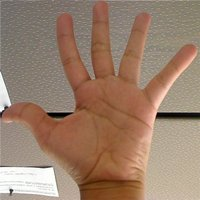
//> input picture data/Histogram_Comparison_Source_0.jpg, 200 x 200 px
$ ./main   (built with g++ and OpenCV 4)
//> lines starting //> are read from the running program, lines starting //| are printed output that depends on the picture
/**
 * @file main.cpp
 * @brief Histogram comparison demonstration using OpenCV
 * @author José Miguel Guerrero Hernández
 *
 * This example demonstrates histogram comparison methods:
 * - Correlation: measures linear correlation (1 = perfect match)
 * - Chi-Square: measures statistical difference (0 = identical)
 * - Intersection: measures overlap (higher = more similar)
 * - Bhattacharyya: measures distribution distance (0 = identical)
 *
 * @see https://docs.opencv.org/3.4/d8/dc8/tutorial_histogram_comparison.html
 */

#include <cstdlib>
#include <opencv2/imgcodecs.hpp>
#include <opencv2/highgui.hpp>
#include <opencv2/imgproc.hpp>
#include <iostream>
#include <iomanip>
#include <vector>
#include <array>
#include <string>

// Histogram configuration for HS (Hue-Saturation) comparison
namespace Config
{
// 2D Histogram (Hue x Saturation)
constexpr int H_BINS = 50;                // Number of Hue bins
constexpr int S_BINS = 60;                // Number of Saturation bins
constexpr float H_MIN = 0.0f;             // Hue minimum (OpenCV range: 0-179)
constexpr float H_MAX = 180.0f;           // Hue maximum
constexpr float S_MIN = 0.0f;             // Saturation minimum
constexpr float S_MAX = 256.0f;           // Saturation maximum
constexpr int HS_CHANNELS[] = {0, 1};     // H and S channels

// 1D Histogram for visualization
constexpr int HIST_1D_SIZE = 256;
constexpr int HIST_WIDTH = 256;
constexpr int HIST_HEIGHT = 200;
constexpr int HIST_TEXT_PADDING = 30;

// Hue histogram specific
constexpr int HUE_BINS = 180;             // Hue range in OpenCV (0-179)
constexpr int HUE_SATURATION = 255;       // Full saturation for color display
constexpr int HUE_VALUE = 255;            // Full value for color display
}

// Comparison methods paired with their display names. Using the named
// cv::HISTCMP_* constants (instead of looping over raw indices 0..3) makes
// the code robust to any change in the numeric values of the enum.
struct ComparisonMethod
{
  int id;             // cv::HISTCMP_* constant passed to compareHist()
  const char * name;  // Human-readable label for the results table
};

const std::array<ComparisonMethod, 4> COMPARISON_METHODS = {{
  {cv::HISTCMP_CORREL, "Correlation"},
  {cv::HISTCMP_CHISQR, "Chi-Square"},
  {cv::HISTCMP_INTERSECT, "Intersection"},
  {cv::HISTCMP_BHATTACHARYYA, "Bhattacharyya"}
}};

/**
 * @brief Calculate normalized HS histogram from BGR image
 * @param bgr_image Input BGR image
 * @return Normalized 2D histogram (Hue x Saturation)
 */
cv::Mat calculateHSHistogram(const cv::Mat & bgr_image)
{
  cv::Mat hsv, hist;
  cv::cvtColor(bgr_image, hsv, cv::COLOR_BGR2HSV);

  // Define histogram parameters
  const int hist_size[] = {Config::H_BINS, Config::S_BINS};
  const float h_range[] = {Config::H_MIN, Config::H_MAX};
  const float s_range[] = {Config::S_MIN, Config::S_MAX};
  const float * ranges[] = {h_range, s_range};

  // cv::calcHist(images, nimages, channels, mask, hist, dims, histSize, ranges, uniform, accumulate)
  //   dims = 2: 2D histogram (Hue x Saturation = 50x60 = 3000 bins)
  //   A 2D histogram captures the relationship between H and S,
  //   providing a better "color signature" than 1D histograms
  cv::calcHist(&hsv, 1, Config::HS_CHANNELS, cv::Mat(), hist, 2, hist_size, ranges, true, false);
  cv::normalize(hist, hist, 0, 1, cv::NORM_MINMAX);
  return hist;
}

/**
 * @brief Draw 1D Hue histogram visualization
 * @param bgr_image Input BGR image
 * @param title Label to show on the histogram
 * @return Histogram visualization image
 */
cv::Mat drawHueHistogram(const cv::Mat & bgr_image, const std::string & title)
{
  cv::Mat hsv;
  cv::cvtColor(bgr_image, hsv, cv::COLOR_BGR2HSV);

  // Calculate Hue histogram
  const float hue_range[] = {Config::H_MIN, Config::H_MAX};
  const float * hist_range = hue_range;
  const int channels[] = {0};  // Hue channel only

  cv::Mat hist;
  cv::calcHist(&hsv, 1, channels, cv::Mat(), hist, 1, &Config::HUE_BINS, &hist_range);
  cv::normalize(hist, hist, 0, Config::HIST_HEIGHT, cv::NORM_MINMAX);

  // Create colored histogram image
  const int img_height = Config::HIST_HEIGHT + Config::HIST_TEXT_PADDING;
  cv::Mat hist_image(img_height, Config::HIST_WIDTH, CV_8UC3, cv::Scalar(255, 255, 255));

  // Draw bars with Hue colors
  const int bin_width = Config::HIST_WIDTH / Config::HUE_BINS;

  for (int h = 0; h < Config::HUE_BINS; h++) {
    const int bar_height = cvRound(hist.at<float>(h));

    // Convert Hue to BGR color for visualization
    cv::Mat hsv_color(1, 1, CV_8UC3, cv::Scalar(h, Config::HUE_SATURATION, Config::HUE_VALUE));
    cv::Mat bgr_color;
    cv::cvtColor(hsv_color, bgr_color, cv::COLOR_HSV2BGR);
    const cv::Vec3b color = bgr_color.at<cv::Vec3b>(0, 0);

    cv::rectangle(hist_image,
                  cv::Point(h * bin_width, Config::HIST_HEIGHT - bar_height),
                  cv::Point((h + 1) * bin_width, Config::HIST_HEIGHT),
                  cv::Scalar(color[0], color[1], color[2]), cv::FILLED);
  }

  // Add title
  cv::putText(hist_image, title, cv::Point(5, Config::HIST_HEIGHT + 20),
              cv::FONT_HERSHEY_SIMPLEX, 0.5, cv::Scalar(0, 0, 0), 1);

  return hist_image;
}

/**
 * @brief Compare histogram against multiple reference histograms
 * @param hist Histogram to compare
 * @param references Vector of reference histograms
 * @param method Comparison method (cv::HISTCMP_*)
 * @return Vector of comparison scores
 */
std::vector<double> compareWithReferences(
  const cv::Mat & hist,
  const std::vector<cv::Mat> & references,
  int method)
{
  std::vector<double> scores;
  for (const cv::Mat & ref : references) {
    scores.push_back(cv::compareHist(hist, ref, method));
  }
  return scores;
}

int main(int argc, char ** argv)
{
  // Command-line arguments; --help prints the usage
  cv::CommandLineParser parser(argc, argv,
    "{help h | | Show this help message}"
    "{@data | ../../data/ | Directory with the images to compare}");
  if (parser.has("help")) {
    parser.printMessage();
    return EXIT_SUCCESS;
  }

  // Load test images
  const std::string base_path = parser.get<std::string>("@data");
  const cv::Mat img_base = cv::imread(
    cv::samples::findFile(base_path + "Histogram_Comparison_Source_0.jpg", false));
//> img_base is the input picture: 200 rows x 200 cols, CV_8UC3; mean B, G, R 107.8, 127.1, 154.3
  const cv::Mat img_test1 = cv::imread(
    cv::samples::findFile(base_path + "Histogram_Comparison_Source_1.jpg", false));
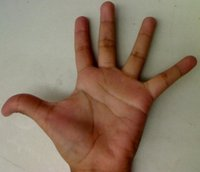
//> input picture data/Histogram_Comparison_Source_1.jpg, 200 x 172 px
//> img_test1 is the input picture: 172 rows x 200 cols, CV_8UC3; mean B, G, R 101.1, 120.5, 140.6
  const cv::Mat img_test2 = cv::imread(
    cv::samples::findFile(base_path + "Histogram_Comparison_Source_2.jpg", false));
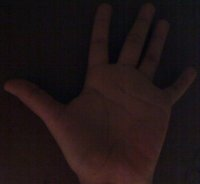
//> input picture data/Histogram_Comparison_Source_2.jpg, 200 x 184 px
//> img_test2 is the input picture: 184 rows x 200 cols, CV_8UC3; mean B, G, R 21.5, 21.1, 32.2

  if (img_base.empty() || img_test1.empty() || img_test2.empty()) {
    std::cerr << "Error: Could not load test images" << std::endl;
    std::cerr << "Expected files in: " << base_path << std::endl;
    return EXIT_FAILURE;
  }

  std::cout << "=== Histogram Comparison Demo ===" << std::endl;

  // Calculate histograms for comparison
  const cv::Mat hist_base = calculateHSHistogram(img_base);
//> in calculateHSHistogram, `cv::cvtColor(bgr_image, hsv, cv::COLOR_BGR2HSV);`: hsv: 200 rows x 200 cols, CV_8UC3; mean H, S, V 15.5, 80.3, 154.4
//> in calculateHSHistogram, `cv::normalize(hist, hist, 0, 1, cv::NORM_MINMAX);`: hist: 50 rows x 60 cols, CV_32FC1; min 0, max 1, mean 0.0063
  const cv::Mat hist_test1 = calculateHSHistogram(img_test1);
//> in calculateHSHistogram (call 2), `cv::cvtColor(bgr_image, hsv, cv::COLOR_BGR2HSV);`: hsv: 172 rows x 200 cols, CV_8UC3; mean H, S, V 22, 82.8, 141.4
//> in calculateHSHistogram (call 2), `cv::normalize(hist, hist, 0, 1, cv::NORM_MINMAX);`: hist: 50 rows x 60 cols, CV_32FC1; min 0, max 1, mean 0.00558
  const cv::Mat hist_test2 = calculateHSHistogram(img_test2);
//> in calculateHSHistogram (call 3), `cv::cvtColor(bgr_image, hsv, cv::COLOR_BGR2HSV);`: hsv: 184 rows x 200 cols, CV_8UC3; mean H, S, V 75.8, 89.4, 32.7

  // Create half-image histogram (lower half of base)
  const cv::Mat img_half = img_base(cv::Range(img_base.rows / 2, img_base.rows), cv::Range::all());
  const cv::Mat hist_half = calculateHSHistogram(img_half);
//> in calculateHSHistogram (call 4), `cv::cvtColor(bgr_image, hsv, cv::COLOR_BGR2HSV);`: hsv: 100 rows x 200 cols, CV_8UC3; mean H, S, V 16.3, 92.8, 165.4
//> in calculateHSHistogram (call 4), `cv::normalize(hist, hist, 0, 1, cv::NORM_MINMAX);`:
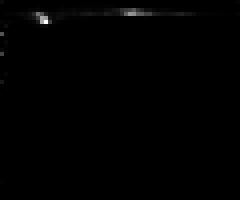
//> hist: 50 rows x 60 cols, CV_32FC1 (shown 4 times larger); min 0, max 1, mean 0.00488

  // Draw Hue histograms for visualization
  cv::Mat hist_viz_base = drawHueHistogram(img_base, "Base");
//> in drawHueHistogram, `cv::calcHist(&hsv, 1, channels, cv::Mat(), hist, 1, &Config::HUE_BINS,..`: hist = 180 values, max 4658 at index 11, min 0 at index 31, mean 222.2
//> in drawHueHistogram, `cv::normalize(hist, hist, 0, Config::HIST_HEIGHT, cv::NORM_MINMAX);`: hist = 180 values, max 200 at index 11, min 0 at index 31, mean 9.54
//> the loop in drawHueHistogram, `for (int h = 0; h < Config::HUE_BINS; h++)` made 180 passes
//> bar_height on passes 1 to 3: 5, 0, 0
//> after the loop in drawHueHistogram, `for (int h = 0; h < Config::HUE_BINS; h++)`:
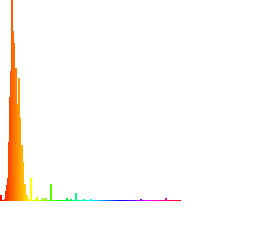
//> hist_image: 230 rows x 256 cols, CV_8UC3; mean B, G, R 245.7, 250.2, 254.4
  cv::Mat hist_viz_half = drawHueHistogram(img_half, "Half (similar)");
//> the loop in drawHueHistogram (call 2), `for (int h = 0; h < Config::HUE_BINS; h++)` made 180 passes
//> bar_height on passes 1 to 3: 8, 0, 0
  cv::Mat hist_viz_test1 = drawHueHistogram(img_test1, "Test1");
//> call 3 of drawHueHistogram, with title = "Test1"
//> in drawHueHistogram (call 3), `cv::calcHist(&hsv, 1, channels, cv::Mat(), hist, 1, &Config::HUE_BINS,..`: hist = 180 values, max 2499 at index 9, min 0 at index 47, mean 191.1
//> in drawHueHistogram (call 3), `cv::normalize(hist, hist, 0, Config::HIST_HEIGHT, cv::NORM_MINMAX);`: hist = 180 values, max 200 at index 9, min 0 at index 47, mean 15.3
//> the loop in drawHueHistogram (call 3), `for (int h = 0; h < Config::HUE_BINS; h++)` made 180 passes
//> bar_height on passes 1 to 3: 3, 0, 2
//> in drawHueHistogram (call 3), `cv::putText(hist_image, title, cv::Point(5, Config::HIST_HEIGHT + 20),..`:
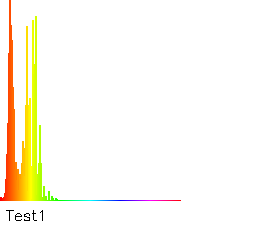
//> hist_image: 230 rows x 256 cols, CV_8UC3; mean B, G, R 238.6, 249.7, 253.2
  cv::Mat hist_viz_test2 = drawHueHistogram(img_test2, "Test2 (different)");
//> in drawHueHistogram (call 4), `cv::putText(hist_image, title, cv::Point(5, Config::HIST_HEIGHT + 20),..`: hist_image: 230 rows x 256 cols, CV_8UC3; mean B, G, R 245.4, 242.5, 251.7

  // Create combined histogram comparison view
  // cv::hconcat(src1, src2, dst): Horizontal concatenation (side by side)
  //   Joins matrices horizontally: [A | B] - requires same height
  // cv::vconcat(src1, src2, dst): Vertical concatenation (stacked)
  //   Joins matrices vertically: [A]  - requires same width
  //                              [B]
  // Result layout:
  //   +------+------+
  //   | Base | Half |  ← row1
  //   +------+------+
  //   |Test1 |Test2 |  ← row2
  //   +------+------+
  cv::Mat histComparison;
  cv::Mat row1, row2;
  cv::hconcat(hist_viz_base, hist_viz_half, row1);
  cv::hconcat(hist_viz_test1, hist_viz_test2, row2);
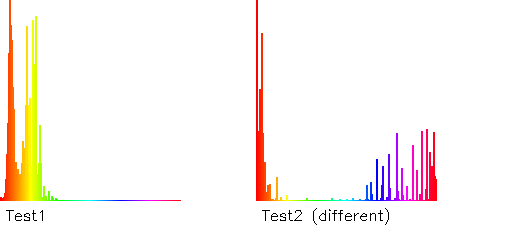
//> row2: 230 rows x 512 cols, CV_8UC3; mean B, G, R 242, 246.1, 252.5
  cv::vconcat(row1, row2, histComparison);
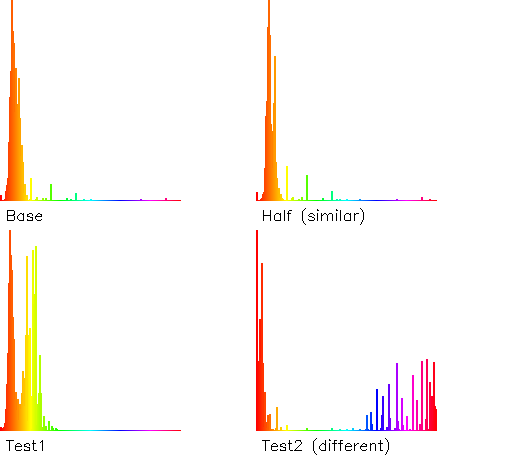
//> histComparison: 460 rows x 512 cols, CV_8UC3; mean B, G, R 243.8, 247.9, 253.1

  // Display images
  cv::imshow("Base Image", img_base);
  cv::imshow("Base - Lower Half", img_half);
  cv::imshow("Test Image 1", img_test1);
  cv::imshow("Test Image 2", img_test2);
  cv::imshow("Histogram Comparison (Hue)", histComparison);

  // Prepare references for comparison
  const std::vector<cv::Mat> references = {hist_base, hist_half, hist_test1, hist_test2};
  const std::vector<std::string> ref_names = {"Base (self)", "Half", "Test1", "Test2"};

  // Print comparison table
  constexpr int table_width = 65;
  std::cout << "\nComparison Results (Base vs Others):\n";
  std::cout << std::string(table_width, '-') << std::endl;
  std::cout << std::left << std::setw(15) << "Method"
            << std::setw(12) << "Self"
            << std::setw(12) << "Half"
            << std::setw(12) << "Test1"
            << std::setw(12) << "Test2" << std::endl;
  std::cout << std::string(table_width, '-') << std::endl;

  for (const ComparisonMethod & method : COMPARISON_METHODS) {
    const std::vector<double> scores = compareWithReferences(hist_base, references, method.id);

    std::cout << std::left << std::setw(15) << method.name;
    for (double score : scores) {
      std::cout << std::setw(12) << std::fixed << std::setprecision(4) << score;
    }
    std::cout << std::endl;
  }
//> this loop made 4 passes
//> scores on passes 1 to 4: [1, 0.88, 0.205, 0.0665], [0, 4.68, 2698, 4763.8], [18.89, 13.02, 5.44, 2.58], [0, 0.238, 0.68, 0.874]

  std::cout << std::string(table_width, '-') << std::endl;
  std::cout << "\nInterpretation:" << std::endl;
  std::cout << "  Correlation & Intersection: Higher = Better match" << std::endl;
  std::cout << "  Chi-Square & Bhattacharyya: Lower = Better match" << std::endl;
  std::cout << "\nVisualization: Similar histograms have similar color distributions" << std::endl;

  std::cout << "\nPress any key to exit..." << std::endl;
  cv::waitKey(0);

  return EXIT_SUCCESS;
}
